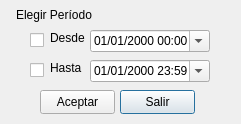
<?xml version="1.0" encoding="UTF-8"?>
<ui version="4.0">
 <class>Dialog</class>
 <widget class="QDialog" name="Dialog">
  <property name="windowModality">
   <enum>Qt::ApplicationModal</enum>
  </property>
  <property name="geometry">
   <rect>
    <x>0</x>
    <y>0</y>
    <width>241</width>
    <height>124</height>
   </rect>
  </property>
  <property name="windowTitle">
   <string>Elegir Período</string>
  </property>
  <property name="autoFillBackground">
   <bool>false</bool>
  </property>
  <property name="modal">
   <bool>true</bool>
  </property>
  <widget class="QPushButton" name="cmdSalir">
   <property name="geometry">
    <rect>
     <x>120</x>
     <y>90</y>
     <width>75</width>
     <height>24</height>
    </rect>
   </property>
   <property name="text">
    <string>Salir</string>
   </property>
   <property name="shortcut">
    <string>Esc</string>
   </property>
  </widget>
  <widget class="QPushButton" name="cmdAceptar">
   <property name="geometry">
    <rect>
     <x>40</x>
     <y>90</y>
     <width>75</width>
     <height>24</height>
    </rect>
   </property>
   <property name="text">
    <string>Aceptar</string>
   </property>
   <property name="shortcut">
    <string>Return</string>
   </property>
  </widget>
  <widget class="QLabel" name="label">
   <property name="geometry">
    <rect>
     <x>50</x>
     <y>30</y>
     <width>49</width>
     <height>16</height>
    </rect>
   </property>
   <property name="text">
    <string>Desde</string>
   </property>
  </widget>
  <widget class="QLabel" name="label_3">
   <property name="geometry">
    <rect>
     <x>16</x>
     <y>7</y>
     <width>170</width>
     <height>16</height>
    </rect>
   </property>
   <property name="text">
    <string>Elegir Período</string>
   </property>
  </widget>
  <widget class="QLabel" name="label_2">
   <property name="geometry">
    <rect>
     <x>50</x>
     <y>60</y>
     <width>49</width>
     <height>16</height>
    </rect>
   </property>
   <property name="text">
    <string>Hasta</string>
   </property>
  </widget>
  <widget class="QDateTimeEdit" name="datDesde">
   <property name="geometry">
    <rect>
     <x>90</x>
     <y>30</y>
     <width>120</width>
     <height>22</height>
    </rect>
   </property>
   <property name="displayFormat">
    <string>dd/MM/yyyy hh:mm</string>
   </property>
   <property name="calendarPopup">
    <bool>true</bool>
   </property>
  </widget>
  <widget class="QDateTimeEdit" name="datHasta">
   <property name="geometry">
    <rect>
     <x>90</x>
     <y>60</y>
     <width>120</width>
     <height>22</height>
    </rect>
   </property>
   <property name="time">
    <time>
     <hour>23</hour>
     <minute>59</minute>
     <second>0</second>
    </time>
   </property>
   <property name="displayFormat">
    <string>dd/MM/yyyy hh:mm</string>
   </property>
   <property name="calendarPopup">
    <bool>true</bool>
   </property>
  </widget>
  <widget class="QCheckBox" name="chkDesde">
   <property name="geometry">
    <rect>
     <x>30</x>
     <y>30</y>
     <width>30</width>
     <height>20</height>
    </rect>
   </property>
   <property name="text">
    <string/>
   </property>
  </widget>
  <widget class="QCheckBox" name="chkHasta">
   <property name="geometry">
    <rect>
     <x>30</x>
     <y>60</y>
     <width>30</width>
     <height>20</height>
    </rect>
   </property>
   <property name="text">
    <string/>
   </property>
  </widget>
 </widget>
 <resources/>
 <connections/>
</ui>
